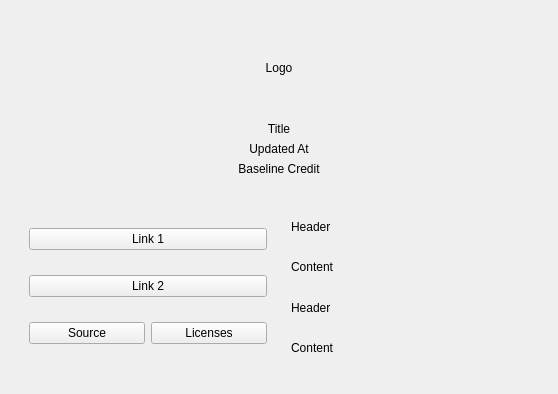
<?xml version="1.0" encoding="UTF-8"?>
<ui version="4.0">
 <class>Form</class>
 <widget class="QWidget" name="Form">
  <property name="geometry">
   <rect>
    <x>0</x>
    <y>0</y>
    <width>558</width>
    <height>394</height>
   </rect>
  </property>
  <property name="windowTitle">
   <string>Form</string>
  </property>
  <layout class="QGridLayout" name="gridLayout">
   <item row="0" column="0">
    <widget class="QWidget" name="widget" native="true">
     <property name="sizePolicy">
      <sizepolicy hsizetype="Preferred" vsizetype="Maximum">
       <horstretch>0</horstretch>
       <verstretch>0</verstretch>
      </sizepolicy>
     </property>
     <layout class="QVBoxLayout" name="verticalLayout">
      <item alignment="Qt::AlignHCenter">
       <widget class="QLabel" name="logo">
        <property name="sizePolicy">
         <sizepolicy hsizetype="Fixed" vsizetype="Fixed">
          <horstretch>0</horstretch>
          <verstretch>0</verstretch>
         </sizepolicy>
        </property>
        <property name="minimumSize">
         <size>
          <width>96</width>
          <height>96</height>
         </size>
        </property>
        <property name="maximumSize">
         <size>
          <width>96</width>
          <height>96</height>
         </size>
        </property>
        <property name="text">
         <string>Logo</string>
        </property>
        <property name="alignment">
         <set>Qt::AlignCenter</set>
        </property>
       </widget>
      </item>
      <item>
       <widget class="QLabel" name="title">
        <property name="sizePolicy">
         <sizepolicy hsizetype="Expanding" vsizetype="Maximum">
          <horstretch>0</horstretch>
          <verstretch>0</verstretch>
         </sizepolicy>
        </property>
        <property name="text">
         <string>Title</string>
        </property>
        <property name="alignment">
         <set>Qt::AlignCenter</set>
        </property>
       </widget>
      </item>
      <item>
       <widget class="QLabel" name="updatedAt">
        <property name="sizePolicy">
         <sizepolicy hsizetype="Expanding" vsizetype="Maximum">
          <horstretch>0</horstretch>
          <verstretch>0</verstretch>
         </sizepolicy>
        </property>
        <property name="text">
         <string>Updated At</string>
        </property>
        <property name="alignment">
         <set>Qt::AlignCenter</set>
        </property>
       </widget>
      </item>
      <item>
       <widget class="QLabel" name="baseCredit">
        <property name="sizePolicy">
         <sizepolicy hsizetype="Expanding" vsizetype="Maximum">
          <horstretch>0</horstretch>
          <verstretch>0</verstretch>
         </sizepolicy>
        </property>
        <property name="text">
         <string>Baseline Credit</string>
        </property>
        <property name="alignment">
         <set>Qt::AlignCenter</set>
        </property>
       </widget>
      </item>
     </layout>
    </widget>
   </item>
   <item row="1" column="0">
    <widget class="QWidget" name="widget_2" native="true">
     <layout class="QHBoxLayout" name="horizontalLayout" stretch="50,50">
      <item>
       <widget class="QWidget" name="widget_3" native="true">
        <property name="sizePolicy">
         <sizepolicy hsizetype="Expanding" vsizetype="Preferred">
          <horstretch>0</horstretch>
          <verstretch>0</verstretch>
         </sizepolicy>
        </property>
        <layout class="QGridLayout" name="gridLayout_2">
         <item row="1" column="0" colspan="4">
          <widget class="QPushButton" name="customAbout2">
           <property name="text">
            <string>Link 2</string>
           </property>
          </widget>
         </item>
         <item row="0" column="0" colspan="4">
          <widget class="QPushButton" name="customAbout1">
           <property name="text">
            <string>Link 1</string>
           </property>
          </widget>
         </item>
         <item row="2" column="0" colspan="2">
          <widget class="QPushButton" name="sourceButton">
           <property name="text">
            <string>Source</string>
           </property>
          </widget>
         </item>
         <item row="2" column="2" colspan="2">
          <widget class="QPushButton" name="licenseButton">
           <property name="text">
            <string>Licenses</string>
           </property>
          </widget>
         </item>
        </layout>
       </widget>
      </item>
      <item>
       <widget class="QWidget" name="widget_4" native="true">
        <property name="sizePolicy">
         <sizepolicy hsizetype="Expanding" vsizetype="Preferred">
          <horstretch>0</horstretch>
          <verstretch>0</verstretch>
         </sizepolicy>
        </property>
        <layout class="QVBoxLayout" name="verticalLayout_2">
         <item>
          <widget class="QLabel" name="creditHeader1">
           <property name="text">
            <string>Header</string>
           </property>
          </widget>
         </item>
         <item>
          <widget class="QLabel" name="creditContent1">
           <property name="text">
            <string>Content</string>
           </property>
          </widget>
         </item>
         <item>
          <widget class="QLabel" name="creditHeader2">
           <property name="text">
            <string>Header</string>
           </property>
          </widget>
         </item>
         <item>
          <widget class="QLabel" name="creditContent2">
           <property name="text">
            <string>Content</string>
           </property>
          </widget>
         </item>
        </layout>
       </widget>
      </item>
     </layout>
    </widget>
   </item>
  </layout>
 </widget>
 <resources/>
 <connections/>
</ui>
